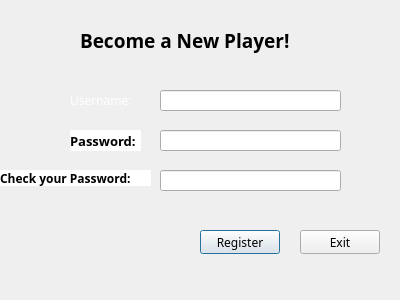
<?xml version="1.0" encoding="UTF-8"?>
<ui version="4.0">
 <class>Registerpage</class>
 <widget class="QDialog" name="Registerpage">
  <property name="geometry">
   <rect>
    <x>0</x>
    <y>0</y>
    <width>400</width>
    <height>300</height>
   </rect>
  </property>
  <property name="windowTitle">
   <string>Dialog</string>
  </property>
  <property name="styleSheet">
   <string notr="true">#Registerpage{border-image: url(:/new/prefix1/login_image.png);}</string>
  </property>
  <widget class="QLabel" name="label">
   <property name="geometry">
    <rect>
     <x>80</x>
     <y>20</y>
     <width>251</width>
     <height>41</height>
    </rect>
   </property>
   <property name="font">
    <font>
     <family>Lucida Handwriting</family>
     <pointsize>14</pointsize>
     <bold>true</bold>
    </font>
   </property>
   <property name="text">
    <string>Become a New Player!</string>
   </property>
  </widget>
  <widget class="QLineEdit" name="UsrLine">
   <property name="geometry">
    <rect>
     <x>160</x>
     <y>90</y>
     <width>181</width>
     <height>21</height>
    </rect>
   </property>
  </widget>
  <widget class="QLineEdit" name="PwdLine">
   <property name="geometry">
    <rect>
     <x>160</x>
     <y>130</y>
     <width>181</width>
     <height>21</height>
    </rect>
   </property>
   <property name="echoMode">
    <enum>QLineEdit::Password</enum>
   </property>
  </widget>
  <widget class="QLineEdit" name="CheLine">
   <property name="geometry">
    <rect>
     <x>160</x>
     <y>170</y>
     <width>181</width>
     <height>21</height>
    </rect>
   </property>
   <property name="echoMode">
    <enum>QLineEdit::Password</enum>
   </property>
  </widget>
  <widget class="QLabel" name="label_2">
   <property name="geometry">
    <rect>
     <x>70</x>
     <y>90</y>
     <width>81</width>
     <height>21</height>
    </rect>
   </property>
   <property name="font">
    <font>
     <family>Lucida Handwriting</family>
    </font>
   </property>
   <property name="styleSheet">
    <string notr="true">color:rgb(255, 255, 255);</string>
   </property>
   <property name="text">
    <string>Username:</string>
   </property>
  </widget>
  <widget class="QLabel" name="label_3">
   <property name="geometry">
    <rect>
     <x>70</x>
     <y>130</y>
     <width>71</width>
     <height>21</height>
    </rect>
   </property>
   <property name="font">
    <font>
     <family>Lucida Handwriting</family>
     <pointsize>10</pointsize>
     <bold>true</bold>
    </font>
   </property>
   <property name="styleSheet">
    <string notr="true">background-color:rgb(255, 255, 255);</string>
   </property>
   <property name="text">
    <string>Password:</string>
   </property>
  </widget>
  <widget class="QLabel" name="label_4">
   <property name="geometry">
    <rect>
     <x>0</x>
     <y>170</y>
     <width>151</width>
     <height>16</height>
    </rect>
   </property>
   <property name="font">
    <font>
     <family>Lucida Handwriting</family>
     <pointsize>9</pointsize>
     <bold>true</bold>
    </font>
   </property>
   <property name="styleSheet">
    <string notr="true">background-color:rgb(255, 255, 255);</string>
   </property>
   <property name="text">
    <string>Check your Password:</string>
   </property>
  </widget>
  <widget class="QPushButton" name="pushButton">
   <property name="geometry">
    <rect>
     <x>200</x>
     <y>230</y>
     <width>80</width>
     <height>24</height>
    </rect>
   </property>
   <property name="font">
    <font>
     <family>Lucida Handwriting</family>
    </font>
   </property>
   <property name="text">
    <string>Register</string>
   </property>
  </widget>
  <widget class="QPushButton" name="pushButton_2">
   <property name="geometry">
    <rect>
     <x>300</x>
     <y>230</y>
     <width>80</width>
     <height>24</height>
    </rect>
   </property>
   <property name="font">
    <font>
     <family>Lucida Handwriting</family>
    </font>
   </property>
   <property name="text">
    <string>Exit</string>
   </property>
  </widget>
 </widget>
 <resources/>
 <connections/>
</ui>
